Frame 1 (no input): blank canvas, image omitted
Frame 60 (the mouse pressed at the canvas centre just before this capture): blank canvas, image omitted
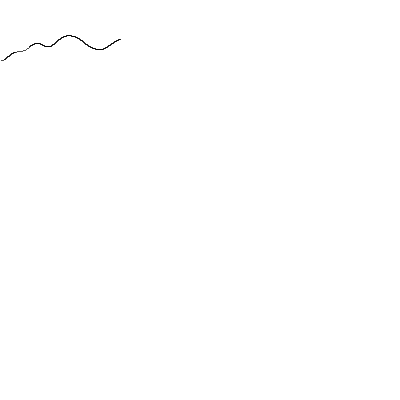
Frame 120 (the mouse held since frame 60 and released just before this capture)

The Processing sketch whose frames 1 and 60 were blank and that drew this single picture after the mouse press (run headless with seeded random() and noise(); from frame 60 on, the mouse is pressed at the canvas centre):

// Processing sketch: noise
// ── noise.pde
void setup() {
  size(400, 400);
  background(255);
}

float t = 0;

void draw() {
  t += 0.01;
  float x = t * 100;
  float y = noise(t) * 100;
  while(x > width) {
    x -= width;
  }
  stroke(0);
  println(x);
  println(y);
  point(x, y);
}
